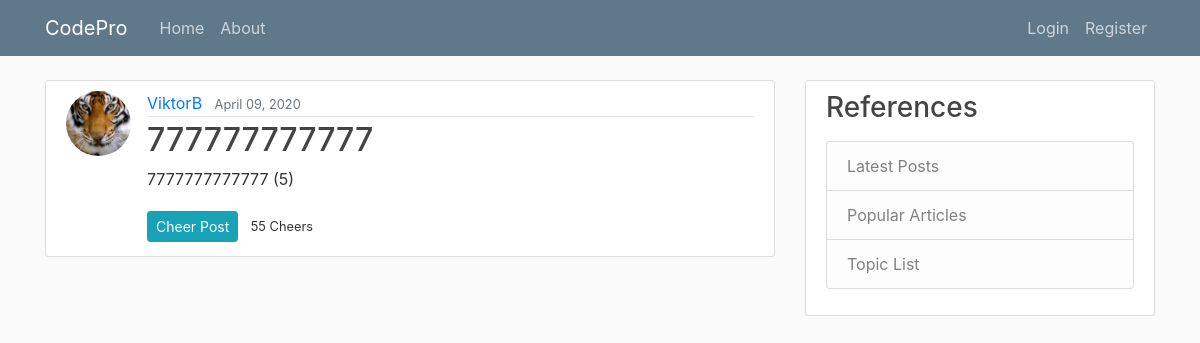
The app's page /post/22/, older data.
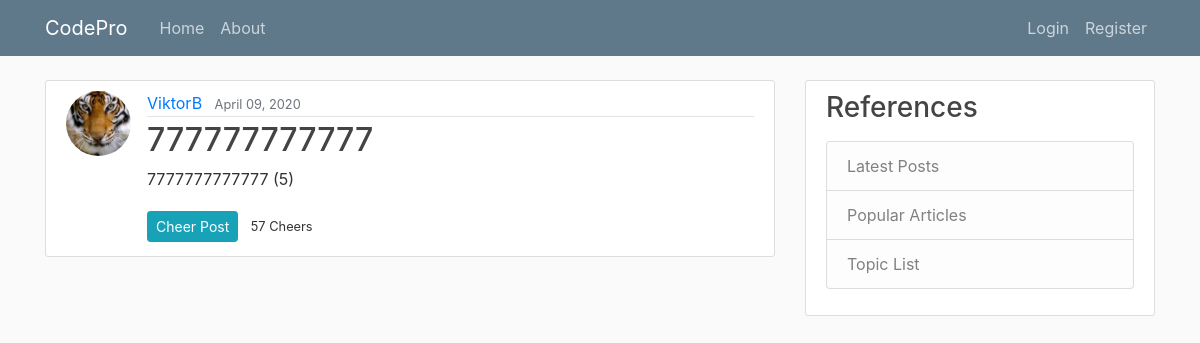
The same page, newer data.
### blog/models.py (models this page shows, shortened)
class Post(models.Model):
    title = models.CharField(max_length=100)
    content = models.TextField()
    date_posted = models.DateTimeField(default=timezone.now)
    author = models.ForeignKey(User, on_delete=models.CASCADE)
    likes = models.IntegerField()

### users/models.py (models this page shows, shortened)
class Profile(models.Model):
    user = models.OneToOneField(User, on_delete=models.CASCADE)
    image = models.ImageField(default='default.jpg', upload_to='profile_pics')
    about_info = models.TextField(default="Hi! I am a fellow Python programmer.")

### blog/views.py (the view)
# urls.py: path('post/<int:pk>/', PostDetailView.as_view(), name='post-detail'),
class PostDetailView(DetailView):
    model = Post

### blog/templates/blog/post_detail.html (shortened to what this page needs)
{% extends "blog/base.html" %}
{% block content %}
<article class="media content-section">
  <img class="rounded-circle article-img" src="{{ object.author.profile.image.url }}">
<div class="media-body">
<div class="article-metadata">
  <a class="mr-2" href="{% url 'user-posts' object.author.username %}">{{ object.author }}</a>
  <small class="text-muted">{{ object.date_posted|date:"F d, Y"}}</small>
</div>
<h2 class="article-title">{{ object.title }}</h2>
<p class="article-content">{{ object.content }}</p>
<div>
  <a class="btn btn-info btn-sm mt-1 mb-1 mr-2" href="{% url 'like' object.id %}">Cheer Post</a>
  <small class="article content mt-1 mb-1 mr-2">{{ object.likes}} Cheers</small>
</div>
</div>
</article>
{% endblock content %}

Row changes from the older to the newer data that the page shows:
changed Post "ViktorB": likes "55" → "57"
